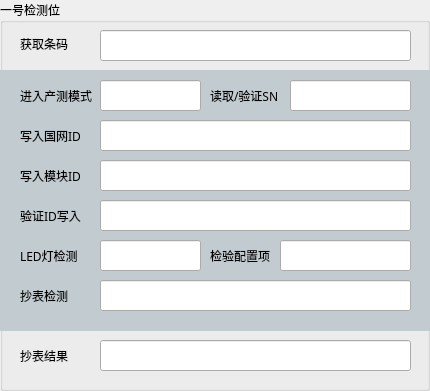
   <widget class="QGroupBox" name="groupBox_3">
    <property name="geometry">
     <rect>
      <x>50</x>
      <y>160</y>
      <width>430</width>
      <height>391</height>
     </rect>
    </property>
    <property name="font">
     <font>
      <family>微软雅黑 Light</family>
     </font>
    </property>
    <property name="styleSheet">
     <string notr="true"/>
    </property>
    <property name="title">
     <string>一号检测位</string>
    </property>
    <widget class="QListView" name="listView">
     <property name="geometry">
      <rect>
       <x>0</x>
       <y>70</y>
       <width>431</width>
       <height>261</height>
      </rect>
     </property>
     <property name="styleSheet">
      <string notr="true">background-color:#c2ccd0;border:none</string>
     </property>
    </widget>
    <widget class="QLabel" name="label_5">
     <property name="geometry">
      <rect>
       <x>20</x>
       <y>80</y>
       <width>72</width>
       <height>31</height>
      </rect>
     </property>
     <property name="text">
      <string>进入产测模式</string>
     </property>
    </widget>
    <widget class="QLineEdit" name="lineEdit_1_2">
     <property name="geometry">
      <rect>
       <x>100</x>
       <y>80</y>
       <width>101</width>
       <height>31</height>
      </rect>
     </property>
    </widget>
    <widget class="QLabel" name="label_6">
     <property name="geometry">
      <rect>
       <x>210</x>
       <y>240</y>
       <width>60</width>
       <height>31</height>
      </rect>
     </property>
     <property name="text">
      <string>检验配置项</string>
     </property>
    </widget>
    <widget class="QLineEdit" name="lineEdit_1_3">
     <property name="geometry">
      <rect>
       <x>290</x>
       <y>80</y>
       <width>121</width>
       <height>31</height>
      </rect>
     </property>
    </widget>
    <widget class="QLabel" name="label_7">
     <property name="geometry">
      <rect>
       <x>210</x>
       <y>80</y>
       <width>91</width>
       <height>31</height>
      </rect>
     </property>
     <property name="text">
      <string>读取/验证SN</string>
     </property>
    </widget>
    <widget class="QLineEdit" name="lineEdit_1_4">
     <property name="geometry">
      <rect>
       <x>100</x>
       <y>120</y>
       <width>311</width>
       <height>31</height>
      </rect>
     </property>
    </widget>
    <widget class="QLabel" name="label_8">
     <property name="geometry">
      <rect>
       <x>20</x>
       <y>120</y>
       <width>60</width>
       <height>31</height>
      </rect>
     </property>
     <property name="text">
      <string>写入国网ID</string>
     </property>
    </widget>
    <widget class="QLineEdit" name="lineEdit_1_5">
     <property name="geometry">
      <rect>
       <x>100</x>
       <y>160</y>
       <width>311</width>
       <height>31</height>
      </rect>
     </property>
    </widget>
    <widget class="QLineEdit" name="lineEdit_1_6">
     <property name="geometry">
      <rect>
       <x>100</x>
       <y>200</y>
       <width>311</width>
       <height>31</height>
      </rect>
     </property>
    </widget>
    <widget class="QLabel" name="label_9">
     <property name="geometry">
      <rect>
       <x>20</x>
       <y>160</y>
       <width>60</width>
       <height>31</height>
      </rect>
     </property>
     <property name="text">
      <string>写入模块ID</string>
     </property>
    </widget>
    <widget class="QLineEdit" name="lineEdit_1_7">
     <property name="geometry">
      <rect>
       <x>100</x>
       <y>240</y>
       <width>101</width>
       <height>31</height>
      </rect>
     </property>
    </widget>
    <widget class="QLabel" name="label_10">
     <property name="geometry">
      <rect>
       <x>20</x>
       <y>240</y>
       <width>71</width>
       <height>31</height>
      </rect>
     </property>
     <property name="text">
      <string>LED灯检测</string>
     </property>
    </widget>
    <widget class="QLineEdit" name="lineEdit_1_8">
     <property name="geometry">
      <rect>
       <x>280</x>
       <y>240</y>
       <width>131</width>
       <height>31</height>
      </rect>
     </property>
     <property name="text">
      <string/>
     </property>
    </widget>
    <widget class="QLabel" name="label_11">
     <property name="geometry">
      <rect>
       <x>20</x>
       <y>200</y>
       <width>89</width>
       <height>31</height>
      </rect>
     </property>
     <property name="text">
      <string>验证ID写入</string>
     </property>
    </widget>
    <widget class="QLineEdit" name="lineEdit_1_9">
     <property name="geometry">
      <rect>
       <x>100</x>
       <y>280</y>
       <width>311</width>
       <height>31</height>
      </rect>
     </property>
     <property name="text">
      <string/>
     </property>
    </widget>
    <widget class="QLabel" name="label_12">
     <property name="geometry">
      <rect>
       <x>20</x>
       <y>280</y>
       <width>48</width>
       <height>31</height>
      </rect>
     </property>
     <property name="text">
      <string>抄表检测</string>
     </property>
    </widget>
    <widget class="QLineEdit" name="lineEdit_1_10">
     <property name="geometry">
      <rect>
       <x>100</x>
       <y>340</y>
       <width>311</width>
       <height>31</height>
      </rect>
     </property>
     <property name="font">
      <font>
       <family>Cambria Math</family>
       <pointsize>12</pointsize>
      </font>
     </property>
     <property name="text">
      <string/>
     </property>
    </widget>
    <widget class="QLabel" name="label_13">
     <property name="geometry">
      <rect>
       <x>20</x>
       <y>340</y>
       <width>48</width>
       <height>31</height>
      </rect>
     </property>
     <property name="text">
      <string>抄表结果</string>
     </property>
    </widget>
    <widget class="QLineEdit" name="lineEdit_1_1">
     <property name="geometry">
      <rect>
       <x>100</x>
       <y>30</y>
       <width>311</width>
       <height>31</height>
      </rect>
     </property>
     <property name="text">
      <string/>
     </property>
    </widget>
    <widget class="QLabel" name="label_14">
     <property name="geometry">
      <rect>
       <x>20</x>
       <y>28</y>
       <width>48</width>
       <height>31</height>
      </rect>
     </property>
     <property name="text">
      <string>获取条码</string>
     </property>
    </widget>
   </widget>
